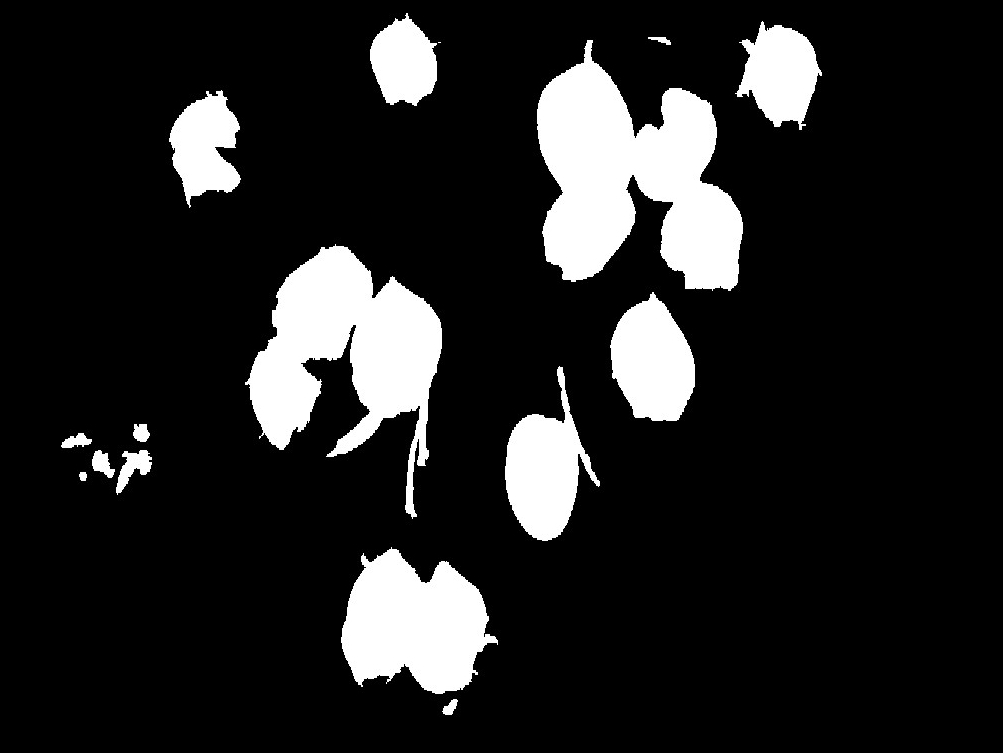
#> input picture area/Area4.png, 1003 x 753 px, found by its file name
$ python erode.py
#> lines starting #> are read from the running program, lines starting #| are printed output that depends on the picture
import cv2
import numpy as np

# Load the binary image
img = cv2.imread('Area4.png', 0)
#> img is the input picture: shape (753, 1003); min 0, max 255, mean 35.1

# Define the kernel for erosion
kernel = np.ones((30, 30), np.uint8)

# Apply the erosion operation
img_eroded = cv2.erode(img, kernel, iterations=1)
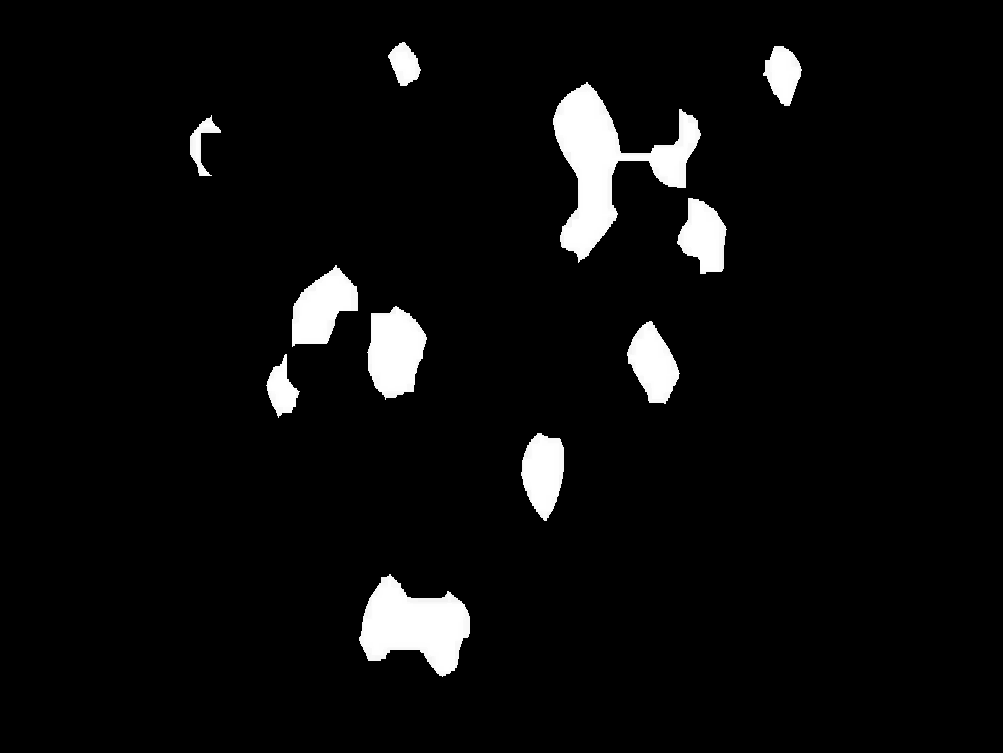
#> img_eroded: shape (753, 1003); min 0, max 255, mean 12

# Count the number of mangoes in the eroded image
# num_mangoes, labels = cv2.connectedComponents(img_eroded)

# Print the number of mangoes
# print('Number of mangoes:', num_mangoes - 1)

# Save the eroded image
cv2.imwrite('erodedImage4.png', img_eroded)

$ run again, with area/Area3.png copied over area/Area4.png
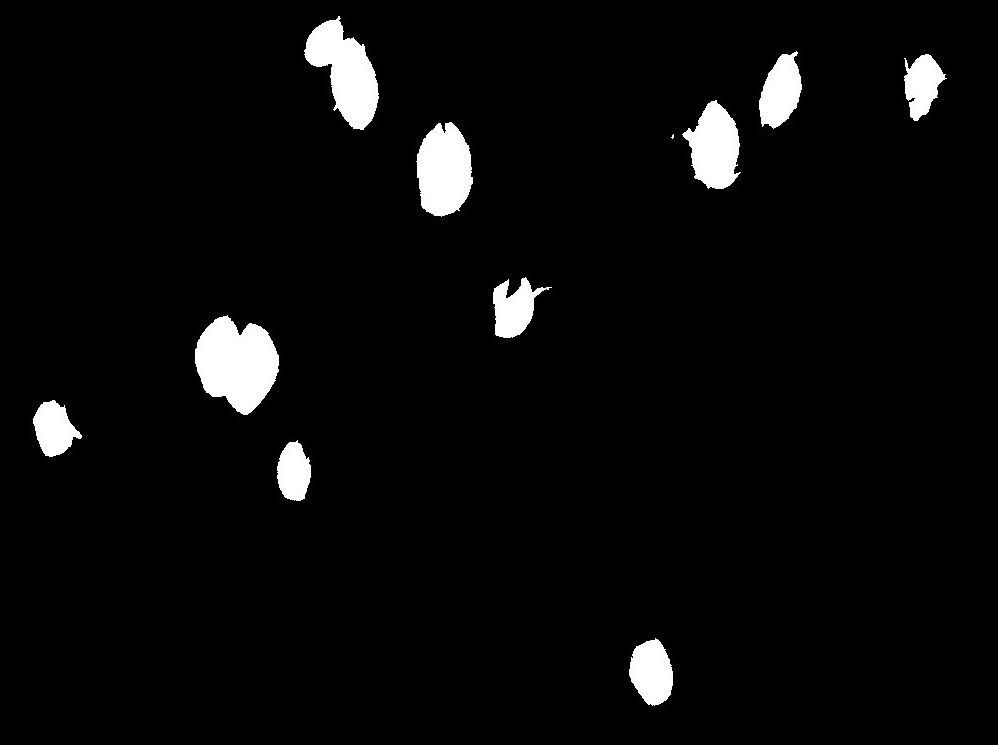
#> input picture area/Area3.png, 998 x 745 px, found by its file name
#> img is the input picture: shape (745, 998); min 0, max 255, mean 10
#> `img_eroded = cv2.erode(img, kernel, iterations=1)`:
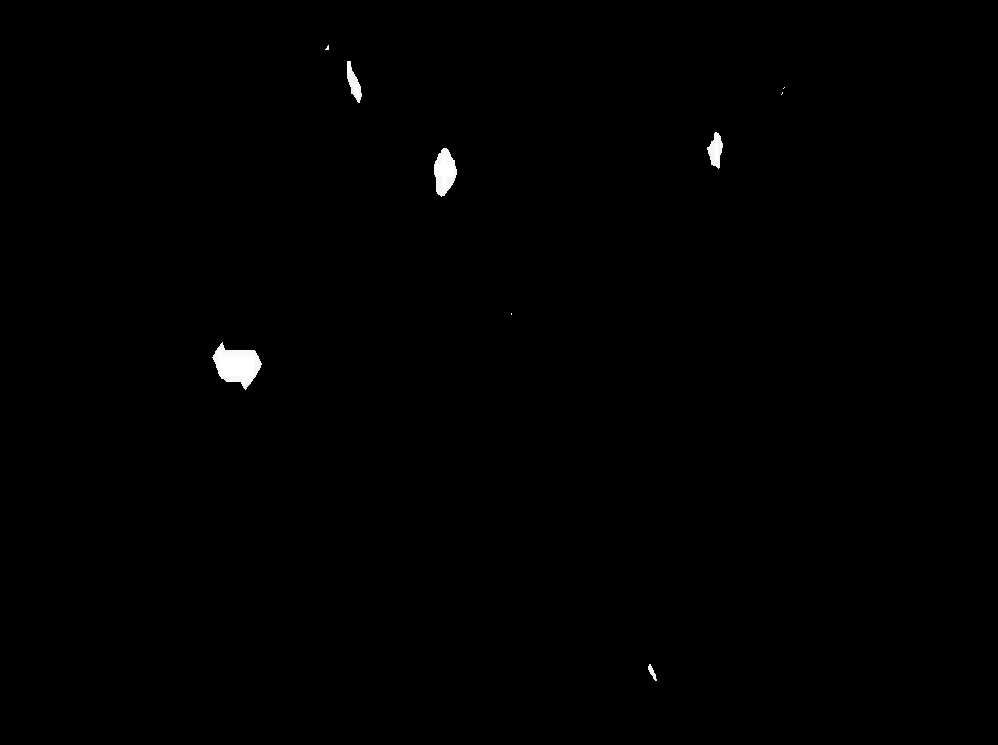
#> img_eroded: shape (745, 998); min 0, max 255, mean 1
